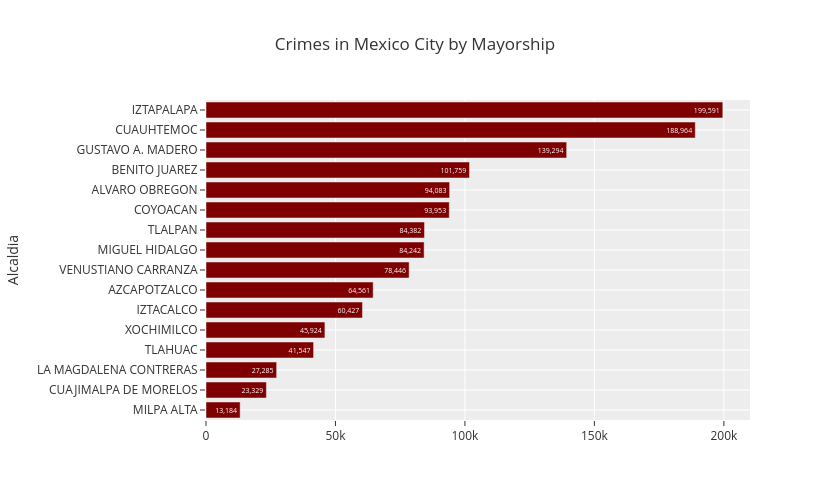

This figure's notebook cell:
### Code cell
#| label: fig-mayorship
#| fig-cap: "Crimes in Mexico City by Mayorship"
#| fig-cap-location: margin

fig = px.bar(df_alcaldia,
             y='alcaldia_hecho',
             x='crimes',
             orientation='h',
             hover_data=['alcaldia_hecho','crimes',],
             height=500,
             width=830,
             title='Crimes in Mexico City by Mayorship',
             template='ggplot2',)

fig.update_layout(
    xaxis=dict(title=dict(text='')),
    yaxis=dict(title=dict(text='Alcaldia')),
    )

fig.update_traces(marker_color='#7f0000',
                 texttemplate = "%{value:,.0f}",)

fig.show()

### Figure 1 — Plotly figure (JSON) as saved in the notebook; plotly's stock layout.template omitted (floating-point values rounded to 4 significant figures)
{"data": [{"alignmentgroup": "True", "hovertemplate": "crimes=%{x}<br>alcaldia_hecho=%{y}<extra></extra>", "legendgroup": "", "marker": {"color": "#7f0000", "pattern": {"shape": ""}}, "name": "", "offsetgroup": "", "orientation": "h", "showlegend": false, "textposition": "auto", "texttemplate": "%{value:,.0f}", "type": "bar", "x": [13184, 23329, 27285, 41547, 45924, 60427, 64561, 78446, 84242, 84382, 93953, 94083, 101759, 139294, 188964, 199591], "xaxis": "x", "y": ["MILPA ALTA", "CUAJIMALPA DE MORELOS", "LA MAGDALENA CONTRERAS", "TLAHUAC", "XOCHIMILCO", "IZTACALCO", "AZCAPOTZALCO", "VENUSTIANO CARRANZA", "MIGUEL HIDALGO", "TLALPAN", "COYOACAN", "ALVARO OBREGON", "BENITO JUAREZ", "GUSTAVO A. MADERO", "CUAUHTEMOC", "IZTAPALAPA"], "yaxis": "y"}], "layout": {"barmode": "relative", "height": 500, "legend": {"tracegroupgap": 0}, "title": {"text": "Crimes in Mexico City by Mayorship"}, "width": 830, "xaxis": {"anchor": "y", "domain": [0, 1], "title": {"text": ""}}, "yaxis": {"anchor": "x", "domain": [0, 1], "title": {"text": "Alcaldia"}}}}
